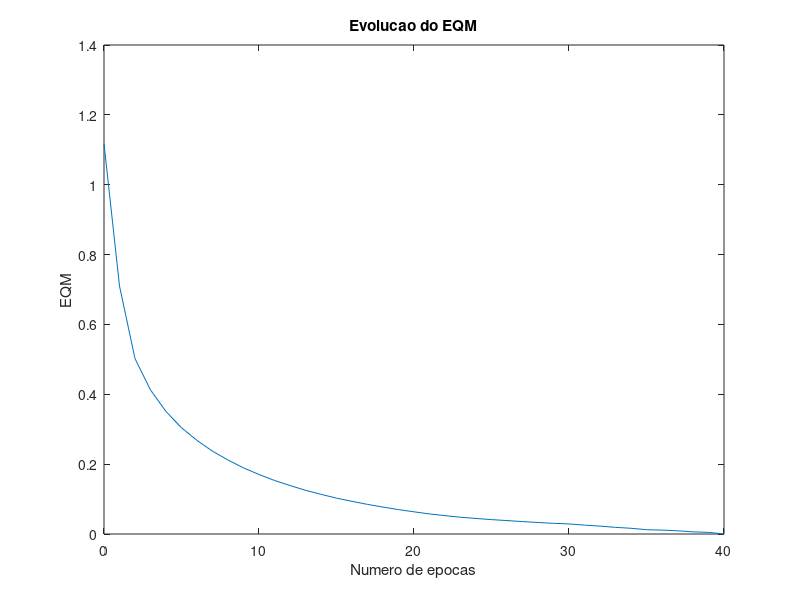

The MATLAB source for this figure:
%************************************************************************
% Universidade de São Paulo 
% Saida deve ser codificada em -1, 1
% X - Entrada (Nxne)
% d - Saida desejada (Nxns)
% N - numero de instâncias
% ne - numero de entradas
% ns - numero de saidas
% Exemplo
        X = [0 0; 0 1; 1 0; 1 1]
        d = [ -1; -1; -1; 1]
%        W=perceptron(X,d)
% ***********************************************************************

 %data=load('iris.txt');
 %X=data(:,1:4);

function W=perceptron(X,d)

N=size(X,1);     % numero de exemplos
X=[ones(N,1),X]; % adciona o termo de bias
ne=size(X,2);    % numero de entradas
ns=size(d,2);    % numero de saidas
W = rand(ns,ne)/5; %inicializa os pesos
Y=calc_saida(X,W);  %calcula a saida do perceptron
erro = Y - d; % calcula o erro
EQM = 1/N*sum(sum(erro.*erro)); %Erro quadratico médico
nit = 0;
nitmax = 10000;
vet_erro=EQM;
while EQM > 1e-6 & nit<nitmax
    nit = nit + 1;
    dJdW = calc_grad(X,d,W,N);
    dir = -dJdW;
    alfa=calc_alfa(X,d,W,dir,N);
    W = W + alfa*dir;
    Y=calc_saida(X,W);
    erro = Y - d;
    EQM = 1/N*sum(sum(erro.*erro));
    vet_erro=[vet_erro;EQM];
end
%plot(0:nit,vet_erro,'linewidth',2)
plot(0:nit,vet_erro);
xlabel('Numero de epocas');
ylabel('EQM');
title ('Evolucao do EQM');
end

function clasificar_tipos(X)
  numeroColunas = size(X,2)
  numeroTotal = size(X,1);
  indice = 0;
  tipoLista = []
  
  while indice < numeroTotal
    indice = indice + 1;
    tipo = [X(indice, numeroColunas)];
    j = 0
    valorExistente = false
    while j<size(tipoLista, 2)
      j = j+1
      if tipoLista(j) == tipo
        valorExistente = true
      end  
    end
    
    if !valorExistente
      tipoLista = [tipoLista, tipo]
    end
  end
end 

function [X]=carregaDataSet()
 data=load('dataSetIrisTiposClassified.txt');
 X=data(:,1:5);
end

function oneVsOne()
 IRIS_SETOSA = 1;
 IRIS_VERSICOLOR = 2;
 IRIS_VIRGINICA = 3;  
 
 X = carregaDataSet();
 
 matriz_setosa = seleciona_dataset_por_tipo(IRIS_SETOSA, X);
 matriz_versicolor = seleciona_dataset_por_tipo(IRIS_VERSICOLOR, X);
 matriz_virginica = seleciona_dataset_por_tipo(IRIS_VIRGINICA, X);
 
 setosa_vs_versicolor = matriz_a_vs_matriz_b(matriz_setosa, matriz_versicolor);
 setosa_vs_virginica = matriz_a_vs_matriz_b(matriz_setosa, matriz_virginica);
 versicolor_vs_virginica = matriz_a_vs_matriz_b(matriz_versicolor, matriz_virginica);
  
 %############################### SETOSA VS VERSICOLOR ###############################(INICIO)
 printf(" SETOSA vc VERSICOLOR ");
 [setosa_vs_versicolor_treino, setosa_validacao, versicolor_validacao]=obtem_treino_validacao(setosa_vs_versicolor);
  
 resultado_setosa_validacao = predicit_one(setosa_vs_versicolor_treino(:,1:4),setosa_vs_versicolor_treino(:,6), setosa_validacao(:,1:4));
 taxa_acerto_setosa_validacao = validacao_resultado(resultado_setosa_validacao, 1);
 printf("SETOSA - Foram executados %d testes de validacao com taxa de %d%% acerto", size(setosa_validacao,1), taxa_acerto_setosa_validacao);
 
 resultado_versicolor_validacao = predicit_one(setosa_vs_versicolor_treino(:,1:4),setosa_vs_versicolor_treino(:,6), versicolor_validacao(:,1:4));
 taxa_acerto_versicolor_validacao = validacao_resultado(resultado_versicolor_validacao, -1);
 printf("VERSICOLOR - Foram executados %d testes de validacao com taxa de %d%% acerto", size(versicolor_validacao,1), taxa_acerto_versicolor_validacao);
 
 %############################### SETOSA VS VERSICOLOR ###############################(FIM)

 %############################### SETOSA VS VIRGINICA ###############################(INICIO)
 printf(" SETOSA VS VIRGINICA ");
 [setosa_vs_virginica_treino, setosa_validacao, virginica_validacao]=obtem_treino_validacao(setosa_vs_virginica);
 
 resultado_setosa_validacao = predicit_one(setosa_vs_virginica_treino(:,1:4),setosa_vs_virginica_treino(:,6), setosa_validacao(:,1:4));
 taxa_acerto_setosa_validacao = validacao_resultado(resultado_setosa_validacao, 1);
 printf("SETOSA - Foram executados %d testes de validacao com Setosa, com taxa de %d%% acerto", size(setosa_validacao,1), taxa_acerto_setosa_validacao);
 
 resultado_virginica_validacao = predicit_one(setosa_vs_virginica_treino(:,1:4),setosa_vs_virginica_treino(:,6), virginica_validacao(:,1:4));
 taxa_acerto_virginica_validacao = validacao_resultado(resultado_virginica_validacao, -1);
 printf("VIRGINICA - Foram executados %d testes de validacao com taxa de %d%% acerto", size(virginica_validacao,1), taxa_acerto_virginica_validacao);
 
 %############################### SETOSA VS VIRGINICA ###############################(FIM)
 
 %############################### VERSICOLOR VS VIRGINICA ###############################(INICIO)
 printf(" VERSICOLOR VS VIRGINICA ");
 [versicolor_vs_virginica_treino, versicolor_validacao, virginica_validacao]=obtem_treino_validacao(versicolor_vs_virginica);
 
 resultado_versicolor_validacao = predicit_one(versicolor_vs_virginica_treino(:,1:4),versicolor_vs_virginica_treino(:,6), versicolor_validacao(:,1:4));
 taxa_acerto_versicolor_validacao = validacao_resultado(resultado_versicolor_validacao, 1);
 printf("VERSICOLOR - Foram executados %d testes de validacao com taxa de %d%% acerto", size(virginica_validacao,1), taxa_acerto_versicolor_validacao);
 
 resultado_virginica_validacao = predicit_one(versicolor_vs_virginica_treino(:,1:4),versicolor_vs_virginica_treino(:,6), virginica_validacao(:,1:4));
 taxa_acerto_virginica_validacao = validacao_resultado(resultado_virginica_validacao, -1);
 printf("VIRGINICA - Foram executados %d testes de validacao com taxa de %d%% acerto", size(virginica_validacao,1), taxa_acerto_virginica_validacao);
 
 %############################### VERSICOLOR VS VIRGINICA ###############################(FIM)
   
end  

function [taxa_acerto]=validacao_resultado(resultado, resultado_esperado)
   resultadoLista = resultado(:, size(resultado,2));
   
   numTotalItens = size(resultadoLista, 1);
   indice = 0;
   qtd_total_resultado = 0;
   while indice < numTotalItens
     indice += 1;
     if ceil(resultadoLista(indice)) == resultado_esperado
        qtd_total_resultado+= 1;
      end  
   end  
   
   qtd_resultado = size(resultado, 1);
   taxa_acerto = 0;
   
   if qtd_total_resultado == qtd_resultado
     taxa_acerto = 100;
   else
     taxa_acerto = qtd_total_resultado*100/qtd_resultado;
   end   
end  

function [matriz_final]=matriz_a_vs_matriz_b(ma, mb)
  ma_saida = define_saida_matriz(ma, 1);
  
  mb_saida = define_saida_matriz(mb, -1);
  matriz_final = [ma_saida; mb_saida];
end

function [data_set]=define_saida_matriz(X, saida)
  indice = 0;
  numLinhas = size(X,1);
  data_set = [];
  while indice < numLinhas
    indice = indice +1;
    data_set = [data_set; X(indice,:), saida];
  end
end  

function [matriz]=seleciona_dataset_por_tipo(tipo, dataSet)
  indice = 0;
  matriz = [];
  while indice < size(dataSet, 1)
    indice = indice + 1;
    valor = dataSet(indice,size(dataSet, 2));
    if valor == tipo
      matriz = [matriz; dataSet(indice,:)];
    end 
  end
end  

function [matrizTreino, matrizValidacaoPositiva, matrizValidacaoNegativa]=obtem_treino_validacao(X)
  matrizValoresPositivo = [];
  matrizValoresNegativos = [];
  numeroTreinoTotal = size(X,1);
  numeroColunasMatrizEntrada = size(X,2);
  
  indice = 0;
  
  while indice < numeroTreinoTotal
    indice = indice + 1;
    valorLinha = X(indice,:);
    resultadoTreino = valorLinha(numeroColunasMatrizEntrada);
    if (resultadoTreino == 1)
      matrizValoresPositivo = [matrizValoresPositivo; valorLinha];
    else 
      matrizValoresNegativos = [matrizValoresNegativos; valorLinha];
    end 
  end 
  
  numeroTreinoPositivo=size(matrizValoresPositivo,1);
  numTreino = 0;
  numTreino = numeroTreinoPositivo*0.6;
  
  numTreino = ceil(numTreino);
  numValidacao = numeroTreinoPositivo - numTreino;
  
  matrizTreino = matrizValoresPositivo(1:numTreino,:);
  matrizValidacaoPositiva = matrizValoresPositivo(1:numValidacao, :);
  matrizTreino = [matrizTreino;matrizValoresNegativos];
  matrizValidacaoNegativa = matrizValoresNegativos;
 
end

function R=predicit_one(X, d, Xv)
  W=perceptron(X,d);
  N=size(Xv,1);     % numero de exemplos
  Xv=[ones(N,1),Xv]; % adciona o termo de bias  
  R=calc_saida(Xv,W);
end

function dJdW=calc_grad(X,d,W,N)
Z=X*W';
Y= tanh(Z);
erro = Y -d;
dJdW = 1/N*((erro.*(1-Y.*Y))'*X);
end

function Y=calc_saida(X,W)
Z=X*W';
Y= tanh(Z);
end

function alfa=calc_alfa(X,d,W,dir,N)
alfa_l= 0;
alfa_u= rand;
Wnew = W + alfa_u*dir;
%*******************************************************
% calcula o alfa_u positivo
g=calc_grad(X,d,Wnew,N);
h=g(:)'*dir(:);
while h<0
    alfa_u = 2*alfa_u;
    Wnew = W + alfa_u*dir;
    g=calc_grad(X,d,Wnew,N);
    h=g(:)'*dir(:);
end
%**********************************************************
alfa_m = (alfa_l+alfa_u)/2;
k = ceil(log((alfa_u-alfa_l)/1.0e-5));
nit = 0;

while nit<k & abs(h)>1.0e-5
    Wnew = W + alfa_m*dir;
    g=calc_grad(X,d,Wnew,N);
    h=g(:)'*dir(:);
    if h>0
        alfa_u = alfa_m;
    else
        alfa_l = alfa_m;
    end
    alfa_m = (alfa_l+alfa_u)/2;
end
alfa = alfa_m;
end

W = perceptron(X,d)
